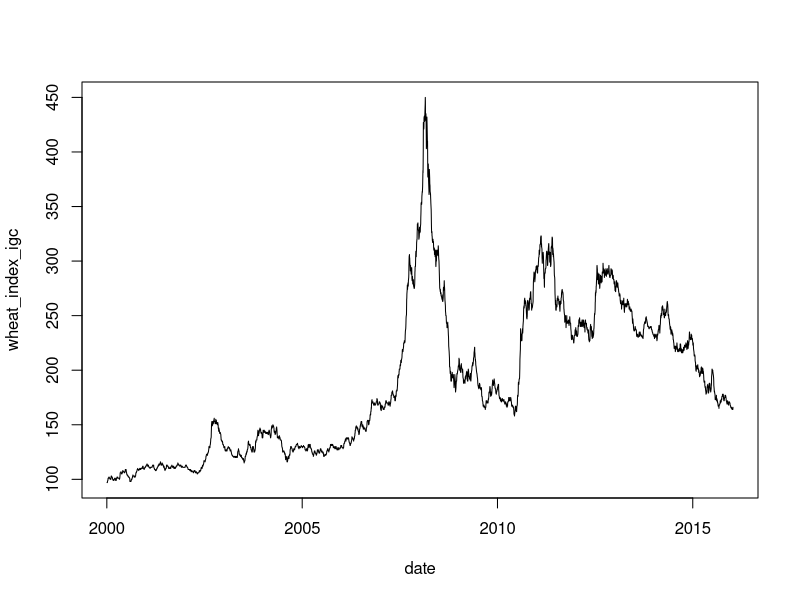

Generate this figure with R: (Note: this script raises an error after producing the figure.)
## Load libraries
library(forecast)
library(quantmod)
library(glmnet)

## Read the data
wheat_igc.df = read.csv(file = "wheat_index_igc.csv")
wheat_igc.df$date = as.Date(wheat_igc.df$date, "%m/%d/%Y")

## Plot the data
with(wheat_igc.df,
{
    plot(date, wheat_index_igc, type = "l")
}
)

## Split the data
n = NROW(wheat_igc.df)
train_pct = 0.9
wheat_igc_train.df = wheat_igc.df[1:(n * train_pct), ]
wheat_igc_test.df = wheat_igc.df[(n * train_pct+ 1):n, ]

## Test auto.arima
##
## NOTE (Michael): For simplicity, we will ignore the unevenly spaced
##                 intervals.

wigc.model =
    auto.arima(x = wheat_igc_train.df$wheat_index_igc,
               xreg = wheat_igc_train.df$date)


with(wheat_igc.df,
{
    plot(date, wheat_index_igc, type = "l")
    pred = predict(wigc.model, newxreg = wheat_igc_test.df$date)$pred
    lines(wheat_igc_test.df$date, pred, lty = 2, col = "red")
}
)


## Get exchange rate data
exchange_rate_basket =
    paste0("USD/", c("EUR", "JPY", "GBP", "CHF", "CAD", "AUD", "NZD", "ZAR",
                     "RMB", "INR", "RUB", "PKR", "UAH", "TRY"))




get_all_currency = function(basket, from, to){
    n_currency = length(basket)
    currency_basket <<- vector(mode = "list", length = n_currency)

    for(i in 1:n_currency){
        if((to - from) < 500){
            currency_basket[[i]] =
                getFX(basket[i], from = from, to = to, auto.assign = FALSE)
        } else {
            split_dates = unique(c(seq(from - 1, to, by = 500), to))
            for(j in 1:(length(split_dates) - 1)){
                tmp = getFX(basket[i], from = split_dates[j] + 1,
                            to = split_dates[j + 1], auto.assign = FALSE)
                currency_basket[[i]] = rbind(currency_basket[[i]], tmp)
            }
        }
    }
    Reduce(function(x, y) merge(x, y), x = currency_basket)
}    




exchange_rates =
    get_all_currency(basket = exchange_rate_basket,
                     from = min(wheat_igc.df$date),
                     to = max(wheat_igc.df$date))


final_wheat.xts = merge(wheat_igc =
                            as.xts(wheat_igc.df$wheat_index_igc,
                                   order.by = wheat_igc.df$date),
                        exchange_rates)

cor(na.omit(as.data.frame(final_wheat.xts)))

## Post processing data
final.mat = as.matrix(na.omit(final_wheat.xts))
n = NROW(final.mat)
train_pct = 0.9
train.mat = final.mat[1:(n * train_pct), ]
test.mat = final.mat[(n * train_pct + 1):n, ]

## Arima Model
arima.fit =
    auto.arima(x = train.mat[, 1],
               xreg = as.Date(rownames(train.mat)))
arima.pred = predict(arima.fit, newxreg = as.Date(rownames(test.mat)))$pred

## Lasso Model
lasso.fit = cv.glmnet(x = train.mat[, -1], y = log(train.mat[, 1]),
                      type.measure = "mse", nfolds = 50)
lasso.pred = predict(lasso.fit, newx = test.mat[, -1])


plot(as.Date(rownames(final.mat)), final.mat[, 1],
     ylim = c(0, max(final.mat[, 1])), type = "l")
lines(as.Date(rownames(train.mat[, -1])), fitted(arima.fit), col = "red", lty = 2)
lines(as.Date(rownames(test.mat[, -1])), arima.pred, col = "red", lty = 2)
lines(as.Date(rownames(train.mat[, -1])), exp(predict(lasso.fit, newx = train.mat[, -1])), col = "steelblue", lty = 2)
lines(as.Date(rownames(test.mat[, -1])), exp(lasso.pred),
      col = "steelblue", lty = 2)
